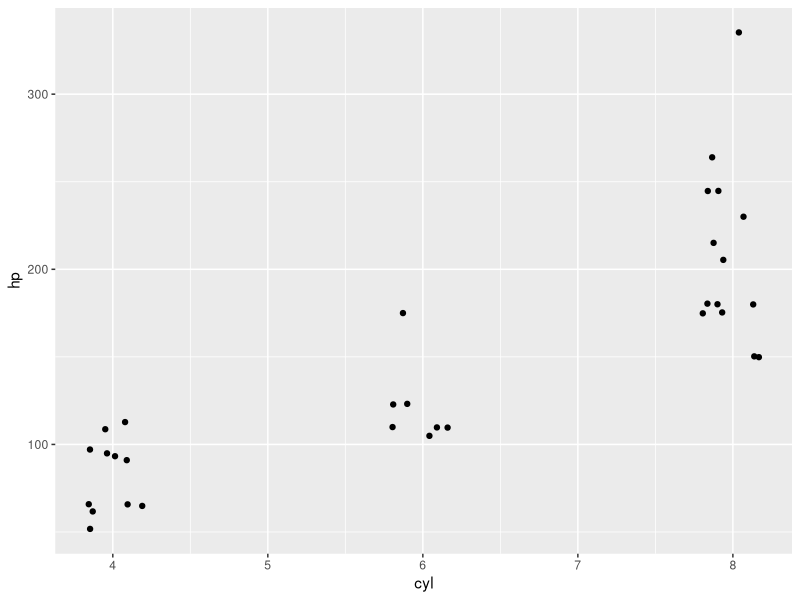

Generate this figure with R:
## ---- chunk 1
library(ggplot2)
## ---- chunk 2
summary(mtcars)
## ---- chunk 3
ggplot(mtcars, aes(x = cyl, y = hp))+
  geom_jitter(width = .2)
